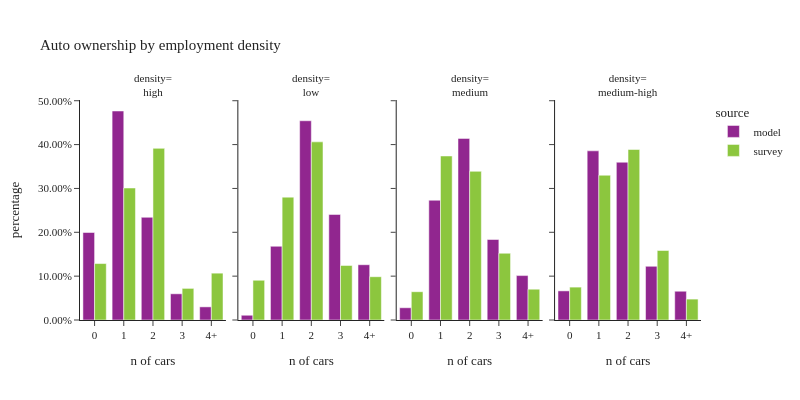

Notebook code cell kept with this figure:
### Code cell
plot_auto(hh.dropna(subset=['emptot_1_4group']),'emptot_1_4group','employment density','density')

### Figure 1 — Plotly figure (JSON) as saved in the notebook; plotly's stock layout.template omitted (floating-point values rounded to 4 significant figures)
{"data": [{"alignmentgroup": "True", "customdata": [[86625], [206910], [101661], [25947], [13013]], "hovertemplate": "source=model<br>emptot_1_4group=high<br>hhvehs_4+=%{x}<br>percentage=%{y}<br>sample count=%{customdata[0]}<extra></extra>", "legendgroup": "model", "marker": {"color": "#91268F", "pattern": {"shape": ""}}, "name": "model", "offsetgroup": "model", "orientation": "v", "showlegend": true, "textposition": "auto", "type": "bar", "x": ["0", "1", "2", "3", "4+"], "xaxis": "x", "y": [0.1995, 0.4766, 0.2342, 0.05976, 0.02997], "yaxis": "y"}, {"alignmentgroup": "True", "customdata": [[4690], [72967], [197204], [104454], [54714]], "hovertemplate": "source=model<br>emptot_1_4group=low<br>hhvehs_4+=%{x}<br>percentage=%{y}<br>sample count=%{customdata[0]}<extra></extra>", "legendgroup": "model", "marker": {"color": "#91268F", "pattern": {"shape": ""}}, "name": "model", "offsetgroup": "model", "orientation": "v", "showlegend": false, "textposition": "auto", "type": "bar", "x": ["0", "1", "2", "3", "4+"], "xaxis": "x2", "y": [0.01081, 0.1681, 0.4544, 0.2407, 0.1261], "yaxis": "y2"}, {"alignmentgroup": "True", "customdata": [[12114], [118509], [179719], [79662], [43960]], "hovertemplate": "source=model<br>emptot_1_4group=medium<br>hhvehs_4+=%{x}<br>percentage=%{y}<br>sample count=%{customdata[0]}<extra></extra>", "legendgroup": "model", "marker": {"color": "#91268F", "pattern": {"shape": ""}}, "name": "model", "offsetgroup": "model", "orientation": "v", "showlegend": false, "textposition": "auto", "type": "bar", "x": ["0", "1", "2", "3", "4+"], "xaxis": "x3", "y": [0.02791, 0.2731, 0.4141, 0.1836, 0.1013], "yaxis": "y3"}, {"alignmentgroup": "True", "customdata": [[28821], [167400], [156138], [53163], [28458]], "hovertemplate": "source=model<br>emptot_1_4group=medium-high<br>hhvehs_4+=%{x}<br>percentage=%{y}<br>sample count=%{customdata[0]}<extra></extra>", "legendgroup": "model", "marker": {"color": "#91268F", "pattern": {"shape": ""}}, "name": "model", "offsetgroup": "model", "orientation": "v", "showlegend": false, "textposition": "auto", "type": "bar", "x": ["0", "1", "2", "3", "4+"], "xaxis": "x4", "y": [0.06641, 0.3857, 0.3598, 0.1225, 0.06557], "yaxis": "y4"}, {"alignmentgroup": "True", "customdata": [[93], [266], [151], [33], [19]], "hovertemplate": "source=survey<br>emptot_1_4group=high<br>hhvehs_4+=%{x}<br>percentage=%{y}<br>sample count=%{customdata[0]}<extra></extra>", "legendgroup": "survey", "marker": {"color": "#8CC63E", "pattern": {"shape": ""}}, "name": "survey", "offsetgroup": "survey", "orientation": "v", "showlegend": true, "textposition": "auto", "type": "bar", "x": ["0", "1", "2", "3", "4+"], "xaxis": "x", "y": [0.1287, 0.301, 0.3914, 0.07209, 0.1068], "yaxis": "y"}, {"alignmentgroup": "True", "customdata": [[206], [527], [375], [91], [53]], "hovertemplate": "source=survey<br>emptot_1_4group=low<br>hhvehs_4+=%{x}<br>percentage=%{y}<br>sample count=%{customdata[0]}<extra></extra>", "legendgroup": "survey", "marker": {"color": "#8CC63E", "pattern": {"shape": ""}}, "name": "survey", "offsetgroup": "survey", "orientation": "v", "showlegend": false, "textposition": "auto", "type": "bar", "x": ["0", "1", "2", "3", "4+"], "xaxis": "x2", "y": [0.09058, 0.2802, 0.4062, 0.1243, 0.09872], "yaxis": "y2"}, {"alignmentgroup": "True", "customdata": [[188], [440], [310], [98], [36]], "hovertemplate": "source=survey<br>emptot_1_4group=medium<br>hhvehs_4+=%{x}<br>percentage=%{y}<br>sample count=%{customdata[0]}<extra></extra>", "legendgroup": "survey", "marker": {"color": "#8CC63E", "pattern": {"shape": ""}}, "name": "survey", "offsetgroup": "survey", "orientation": "v", "showlegend": false, "textposition": "auto", "type": "bar", "x": ["0", "1", "2", "3", "4+"], "xaxis": "x3", "y": [0.06452, 0.374, 0.339, 0.1522, 0.0703], "yaxis": "y3"}, {"alignmentgroup": "True", "customdata": [[136], [408], [250], [61], [23]], "hovertemplate": "source=survey<br>emptot_1_4group=medium-high<br>hhvehs_4+=%{x}<br>percentage=%{y}<br>sample count=%{customdata[0]}<extra></extra>", "legendgroup": "survey", "marker": {"color": "#8CC63E", "pattern": {"shape": ""}}, "name": "survey", "offsetgroup": "survey", "orientation": "v", "showlegend": false, "textposition": "auto", "type": "bar", "x": ["0", "1", "2", "3", "4+"], "xaxis": "x4", "y": [0.07499, 0.3301, 0.3888, 0.1585, 0.04765], "yaxis": "y4"}], "layout": {"annotations": [{"font": {}, "showarrow": false, "text": "density=<br>high", "x": 0.1175, "xanchor": "center", "xref": "paper", "y": 1, "yanchor": "bottom", "yref": "paper"}, {"font": {}, "showarrow": false, "text": "density=<br>low", "x": 0.3725, "xanchor": "center", "xref": "paper", "y": 1, "yanchor": "bottom", "yref": "paper"}, {"font": {}, "showarrow": false, "text": "density=<br>medium", "x": 0.6275, "xanchor": "center", "xref": "paper", "y": 1, "yanchor": "bottom", "yref": "paper"}, {"font": {}, "showarrow": false, "text": "density=<br>medium-high", "x": 0.8825, "xanchor": "center", "xref": "paper", "y": 1, "yanchor": "bottom", "yref": "paper"}], "barmode": "group", "font": {"size": 11}, "height": 400, "legend": {"title": {"text": "source"}, "tracegroupgap": 0}, "title": {"text": "Auto ownership by employment density"}, "width": 800, "xaxis": {"anchor": "y", "domain": [0, 0.235], "title": {"text": "n of cars"}}, "xaxis2": {"anchor": "y2", "domain": [0.255, 0.49], "matches": "x", "title": {"text": "n of cars"}}, "xaxis3": {"anchor": "y3", "domain": [0.51, 0.745], "matches": "x", "title": {"text": "n of cars"}}, "xaxis4": {"anchor": "y4", "domain": [0.765, 1.0], "matches": "x", "title": {"text": "n of cars"}}, "yaxis": {"anchor": "x", "domain": [0, 1], "tickformat": ".2%", "title": {"text": "percentage"}}, "yaxis2": {"anchor": "x2", "domain": [0, 1], "matches": "y", "showticklabels": false, "tickformat": ".2%"}, "yaxis3": {"anchor": "x3", "domain": [0, 1], "matches": "y", "showticklabels": false, "tickformat": ".2%"}, "yaxis4": {"anchor": "x4", "domain": [0, 1], "matches": "y", "showticklabels": false, "tickformat": ".2%"}}}
